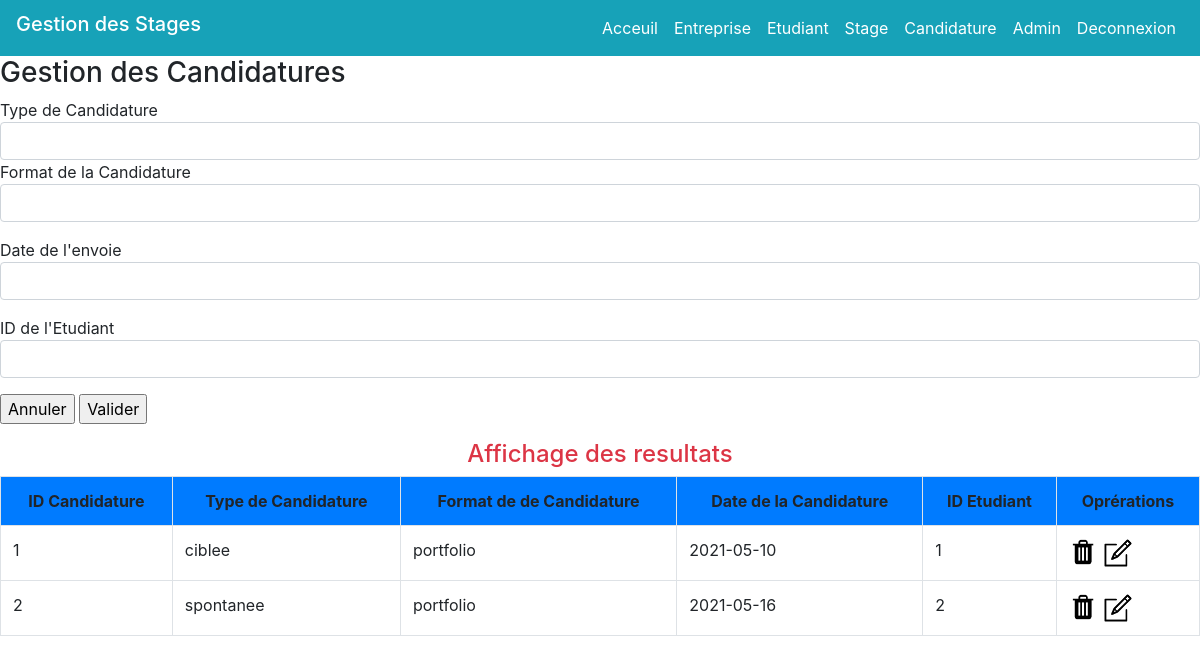
The app's page /index.php?page=4 (signed in) with its own data.
### tables this page shows
CREATE TABLE Candidature(
    idCandidature int(3) not null auto_increment,
    typeCandidature enum("spontanee", "ciblee", "annonce", "autre"),
    formatCandidature enum("papier", "electronique", "portfolio"),
    dateCandidature date not null,
    idEtudiant int(3) not null,
    PRIMARY KEY(idCandidature),
    FOREIGN KEY(idEtudiant) REFERENCES Etudiant(idEtudiant)
);

### controleur/controleur.class.php (called while the page is built, shortened)
<?php
    require_once("modele/modele.class.php");
    class Controleur
    {
        private $unModele;
        public function __construct()
        {
            $this->unModele = new Modele();
        }
        public function selectAllCandidatures()
        {
            $lesCandidatures = $this->unModele->selectAllCandidatures();
            return $lesCandidatures;
        }
    }
?>

### modele/modele.class.php (called while the page is built, shortened)
<?php
    class Modele
    {
        private $unPDO;
        public function __construct()
        {
            try
            {
                $this->unPDO = new PDO("mysql:host=localhost;dbname=gestion_stage","root","");
            }
            catch(PDOException $exp)
            {
                echo "Impossible de se connecter ";
            }
        }
        public function selectAllCandidatures()
        {
            $requete = "select * from Candidature;";
            $select =$this->unPDO->prepare($requete);
            $select->execute();
            $lesCandidatures = $select->fetchAll();
            return $lesCandidatures;
        }
    }
?>

### vue/vue_les_candidatures.php (the view)
<h4 class = "text-center text-danger"> Affichage des resultats </h4>
    <?php
        echo "<table class = 'table table-bordered'>
        <tr class = 'bg-primary text-center'> <th> ID Candidature </th> <th> Type de Candidature </th>  <th> Format de de Candidature  </th>  <th> Date de la Candidature </th>
        <th> ID Etudiant </th> <th> Oprérations </th> <tr>";
        foreach ($lesCandidatures as $uneCandidature){
            echo "<tr> <td> ".$uneCandidature["idCandidature"]."</td>
                        <td> ".$uneCandidature["typeCandidature"]."</td>
                        <td> ".$uneCandidature["formatCandidature"]."</td>
                        <td> ".$uneCandidature["dateCandidature"]."</td>
                        <td> ".$uneCandidature["idEtudiant"]."</td>
                        <td>
                        <a href='index.php?page=4&action=sup&idCandidature=".$uneCandidature["idCandidature"]."'> <img src='images/icon_delete.png' width='30' height='30'> </a>
                        <a href='index.php?page=4&action=edit&idCandidature=".$uneCandidature["idCandidature"]."'> <img src='images/icon_edit.png' width='30' height='30'> </a>
			 			</td>
                    </tr>";
        }
        echo "</table>";
    ?>

### css/style.css (style rules this page uses)
html, body { height: 100%; width: 100%; padding: 0; margin: 0; top: 0; bottom: 0; font-family: sans-serif; line-height: 1.5; }

### records on screen
candidature: idCandidature "1", typeCandidature "ciblee", formatCandidature "portfolio", dateCandidature "2021-05-10", idEtudiant "1"
candidature: idCandidature "2", typeCandidature "spontanee", formatCandidature "portfolio", dateCandidature "2021-05-16", idEtudiant "2"
